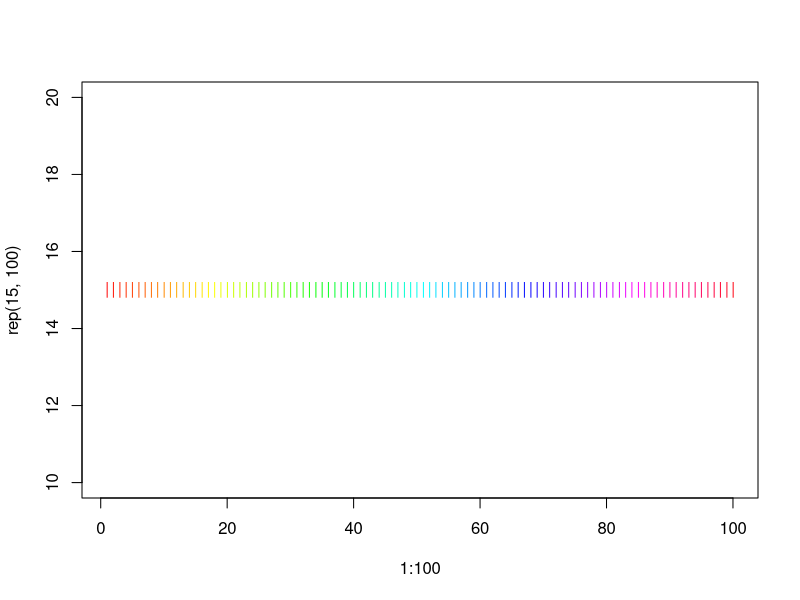
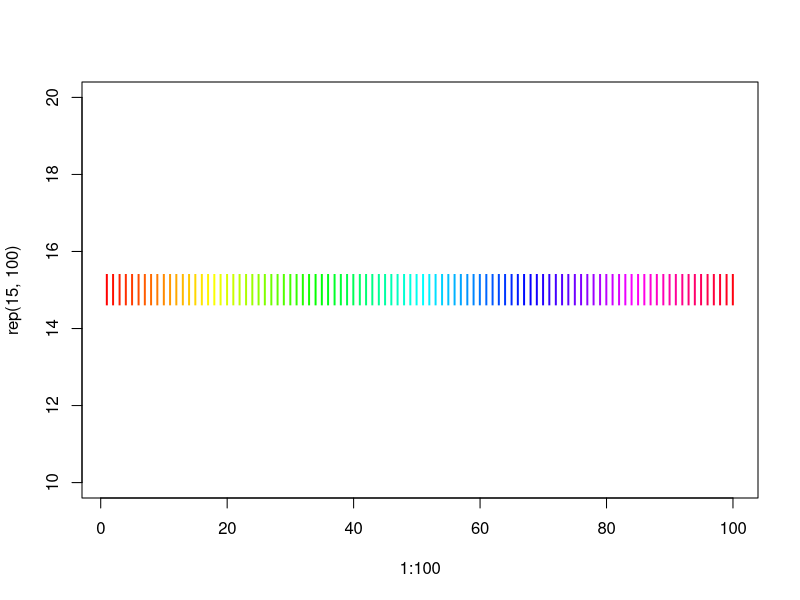
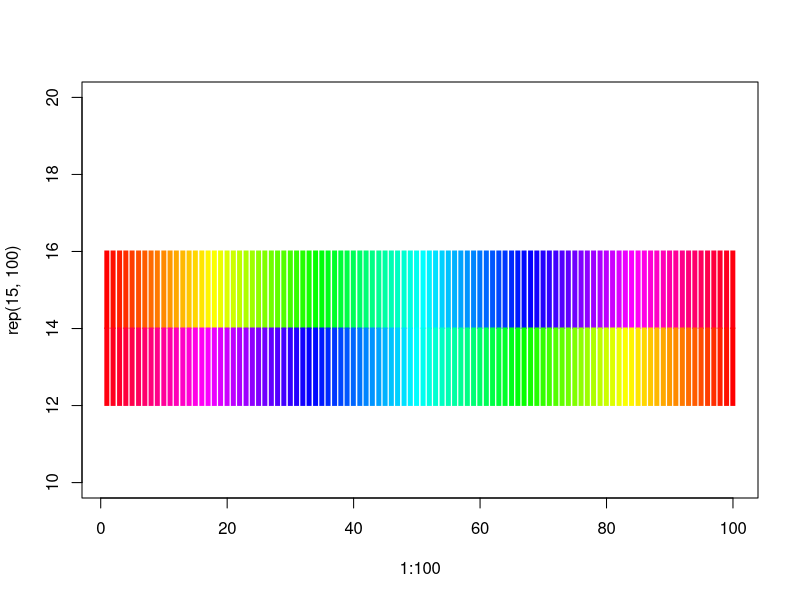

Write the R code that produced these figures, in order.
### useful for making abe's "chromosome plots" without the chromosome
plot(1:100, rep(15,100), pch='|', col=rainbow(100), ylim=c(10,20))
plot(1:100, rep(15,100), pch='|', col=rainbow(100), ylim=c(10,20), cex=2)
plot(1:100, rep(15,100), pch='|', col=rainbow(100), ylim=c(10,20), cex=5)
points(1:100, rep(13,100), pch='|', col=rev(rainbow(100)), cex=5)